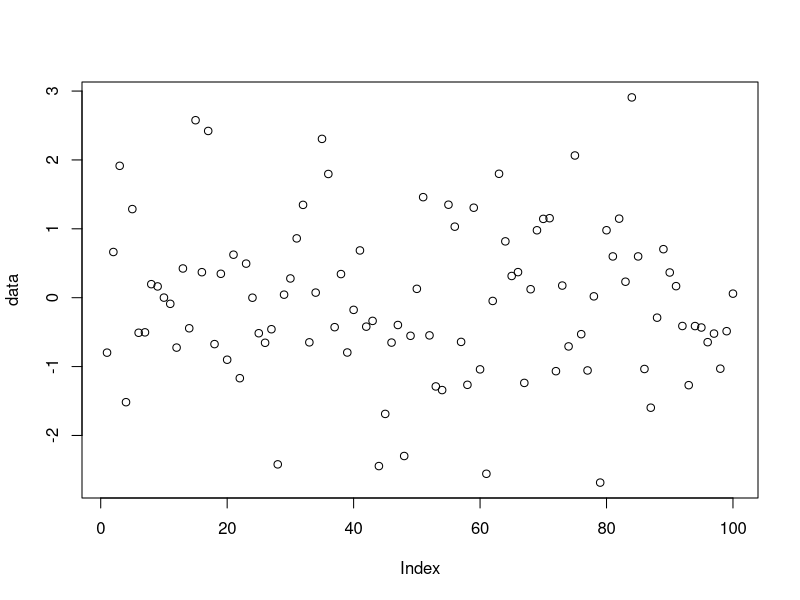

This chart was generated by the following R code:
# Generate random normal data
data <- rnorm(100)

# Plot the data
plot(data)

print(summary(data))

# test pull req
print("test pull req")

# xd nevim lol
